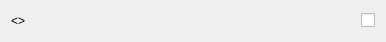
<?xml version="1.0" encoding="UTF-8"?>
<ui version="4.0">
 <class>MyPrintersListItem</class>
 <widget class="QWidget" name="MyPrintersListItem">
  <property name="geometry">
   <rect>
    <x>0</x>
    <y>0</y>
    <width>386</width>
    <height>38</height>
   </rect>
  </property>
  <property name="windowTitle">
   <string>Form</string>
  </property>
  <layout class="QHBoxLayout" name="horizontalLayout">
   <item>
    <widget class="QLabel" name="name_label">
     <property name="styleSheet">
      <string notr="true">font: 12pt &quot;MS Shell Dlg 2&quot;;</string>
     </property>
     <property name="text">
      <string>&lt;&lt;Printer name&gt;&gt;</string>
     </property>
     <property name="scaledContents">
      <bool>false</bool>
     </property>
     <property name="margin">
      <number>0</number>
     </property>
    </widget>
   </item>
   <item>
    <spacer name="horizontalSpacer">
     <property name="orientation">
      <enum>Qt::Horizontal</enum>
     </property>
     <property name="sizeHint" stdset="0">
      <size>
       <width>40</width>
       <height>20</height>
      </size>
     </property>
    </spacer>
   </item>
   <item>
    <widget class="QCheckBox" name="active_check_box">
     <property name="text">
      <string/>
     </property>
    </widget>
   </item>
  </layout>
 </widget>
 <resources/>
 <connections/>
</ui>
